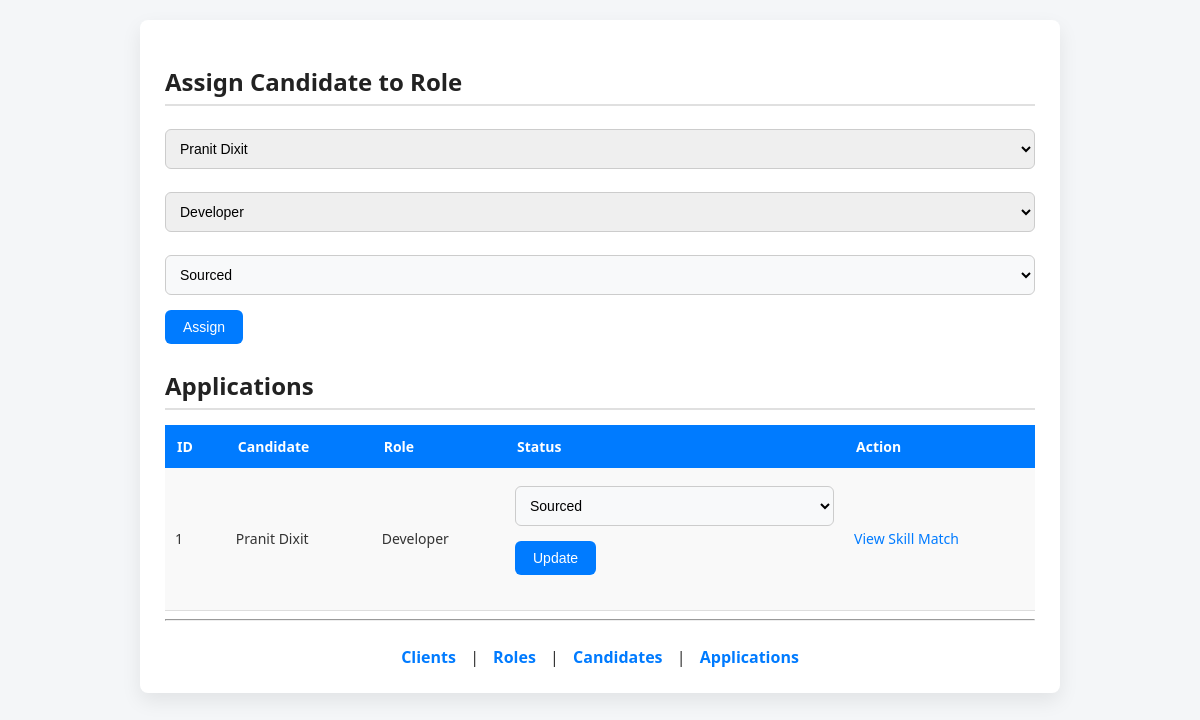
The app's page /applications, older data.
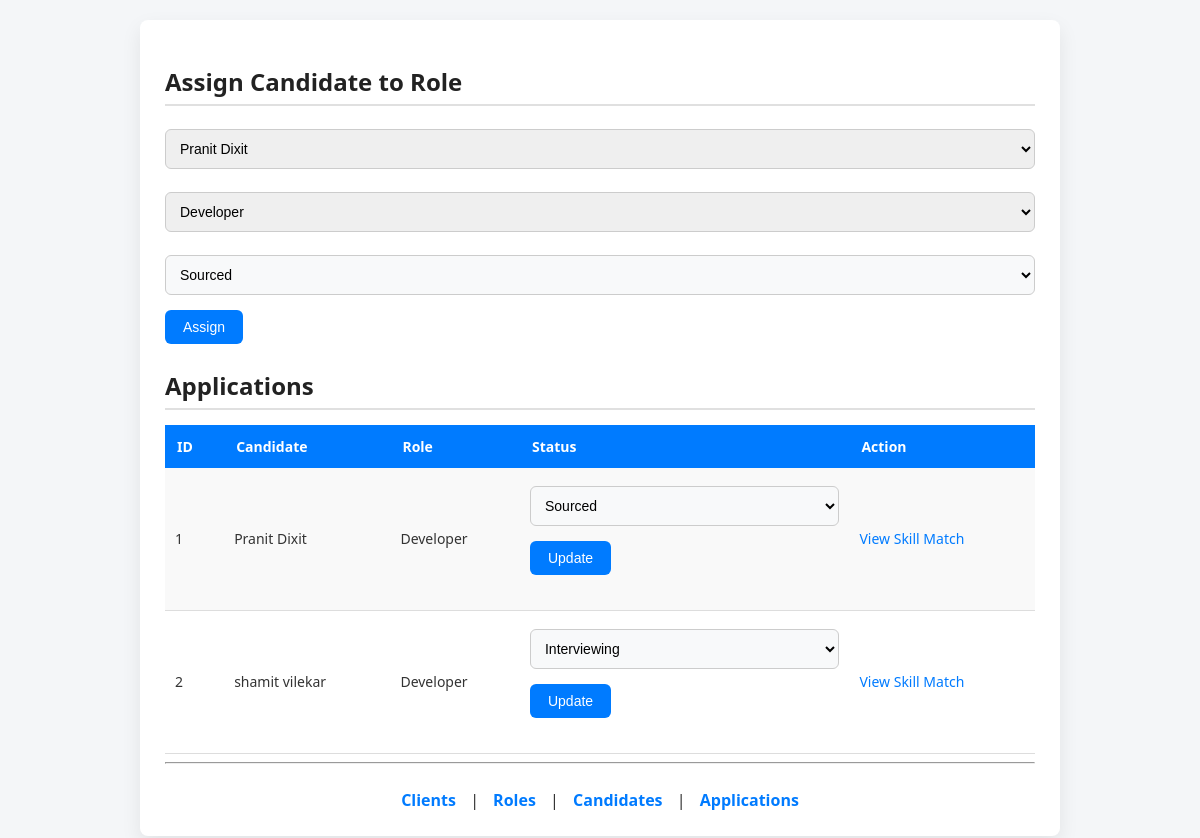
The same page, newer data.
### tables this page shows
CREATE TABLE Application (
    application_id INTEGER PRIMARY KEY AUTOINCREMENT,
    candidate_id INTEGER,
    role_id INTEGER,
    status TEXT, skill_match_percentage REAL,
    UNIQUE(candidate_id, role_id)
);

CREATE TABLE Candidate (
    candidate_id INTEGER PRIMARY KEY AUTOINCREMENT,
    name TEXT COLLATE NOCASE,
    linkedin_url TEXT COLLATE NOCASE,
    skills TEXT,
    experience_years INTEGER,
    resume_file_path TEXT,
    UNIQUE(name, linkedin_url)
);

CREATE TABLE Role (
    role_id INTEGER PRIMARY KEY AUTOINCREMENT,
    client_id INTEGER,
    title TEXT COLLATE NOCASE,
    jd_text TEXT,
    jd_file_path TEXT,
    status TEXT,
    FOREIGN KEY (client_id) REFERENCES Client(client_id),
    UNIQUE(client_id, title)
);

### app.py (the view, shortened to what this page needs)
@app.route("/applications", methods=["GET", "POST"])
def applications():
    db = get_db()
    cur = db.cursor()
    applications = cur.execute("""
        SELECT Application.application_id,
               Candidate.name,
               Role.title,
               Application.status
        FROM Application
        JOIN Candidate ON Application.candidate_id = Candidate.candidate_id
        JOIN Role ON Application.role_id = Role.role_id
    """).fetchall()
    candidates = cur.execute("SELECT * FROM Candidate").fetchall()
    roles = cur.execute("SELECT * FROM Role").fetchall()
    db.close()
    return render_template(
        "applications.html",
        applications=applications,
        candidates=candidates,
        roles=roles
    )

### app.py (called while the page is built)
def get_db():
    return sqlite3.connect("database.db")

### templates/applications.html (shortened to what this page needs)
<!DOCTYPE html>
<html>
  <head>
    <link rel="stylesheet" href="{{ url_for('static', filename='style.css') }}">
  </head>
  <body>
    <div class="container">
      <h2>Assign Candidate to Role</h2>
      <form method="post">
        <select name="candidate_id" required>
          {% for c in candidates %}
          <option value="{{ c[0] }}">{{ c[1] }}</option>
          {% endfor %}
        </select>
        <select name="role_id" required>
          {% for r in roles %}
          <option value="{{ r[0] }}">{{ r[2] }}</option>
          {% endfor %}
        </select>
        <select name="status" required>
          <option selected>Sourced</option>
        </select>
        <button type="submit">Assign</button>
      </form>
      <h2>Applications</h2>
      <table>
        <tr>
          <th>ID</th>
          <th>Candidate</th>
          <th>Role</th>
          <th>Status</th>
          <th>Action</th>
        </tr>
        {% for a in applications %}
        <tr>
          <td>{{ a[0] }}</td>
          <td>{{ a[1] }}</td>
          <td>{{ a[2] }}</td>
          <td>
            <form method="post" action="/update_status/{{ a[0] }}">
              <select name="status">
                <option {{ 'selected' if a[3]=='Sourced' else '' }}>Sourced</option>
                <option {{ 'selected' if a[3]=='Interviewing' else '' }}>Interviewing</option>
              </select>
              <button type="submit">Update</button>
            </form>
          </td>
          <td>
            <a href="/skill_match/{{ a[0] }}">View Skill Match</a>
          </td>
        </tr>
        {% endfor %}
      </table>
      <hr>
      <div class="nav">
        <a href="/clients">Clients</a> |
        <a href="/roles">Roles</a> |
        <a href="/candidates">Candidates</a> |
        <a href="/applications">Applications</a>
      </div>
    </div>
  </body>
</html>

Row changes from the older to the newer data that the page shows:
added Application: application_id "2", name "shamit vilekar", title "Developer"
